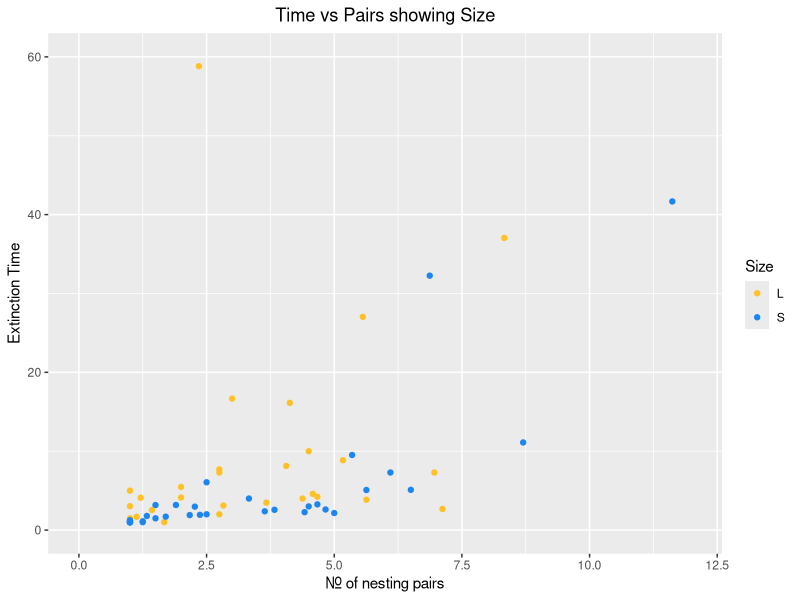
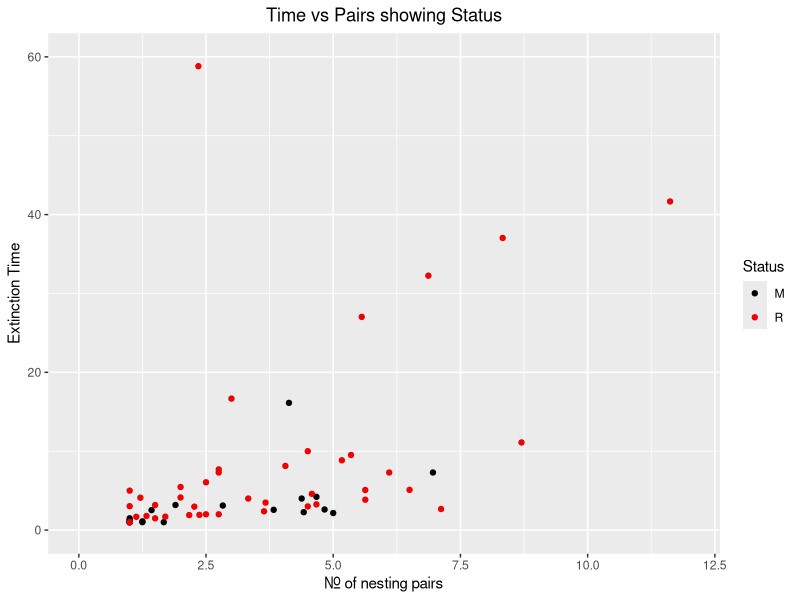
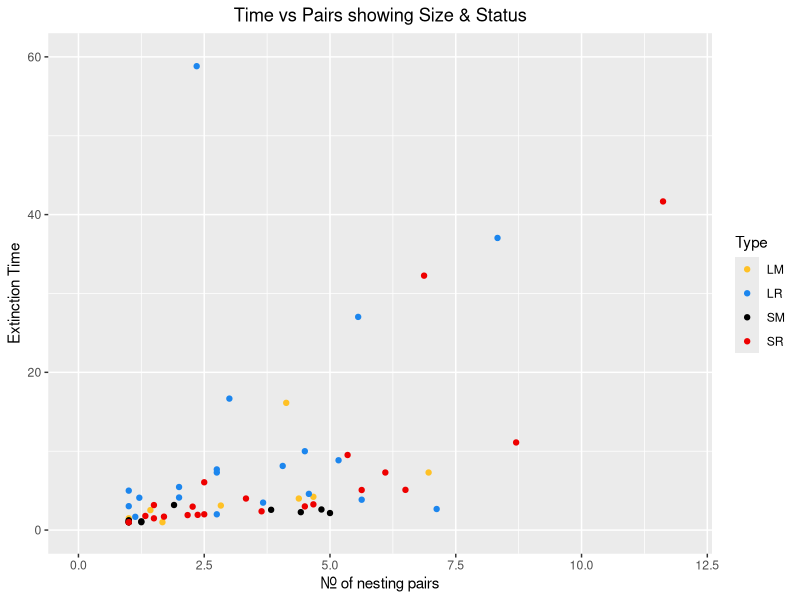
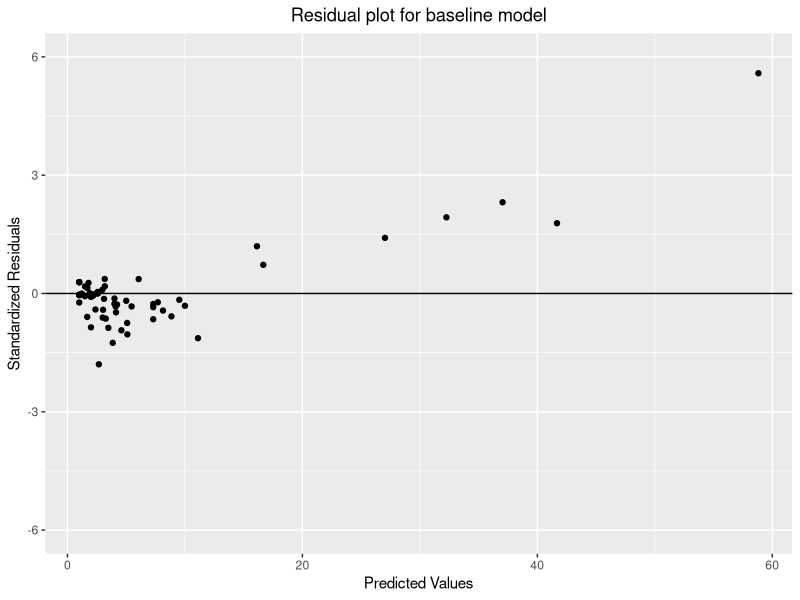
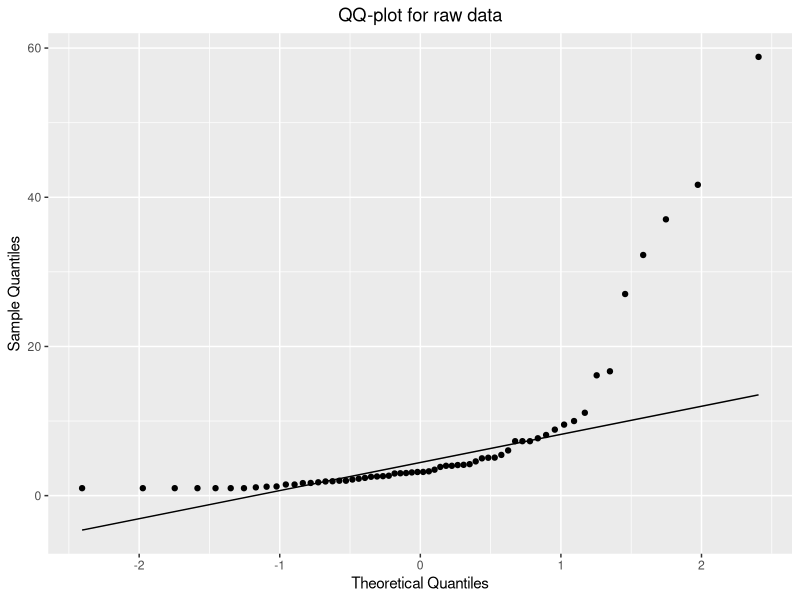
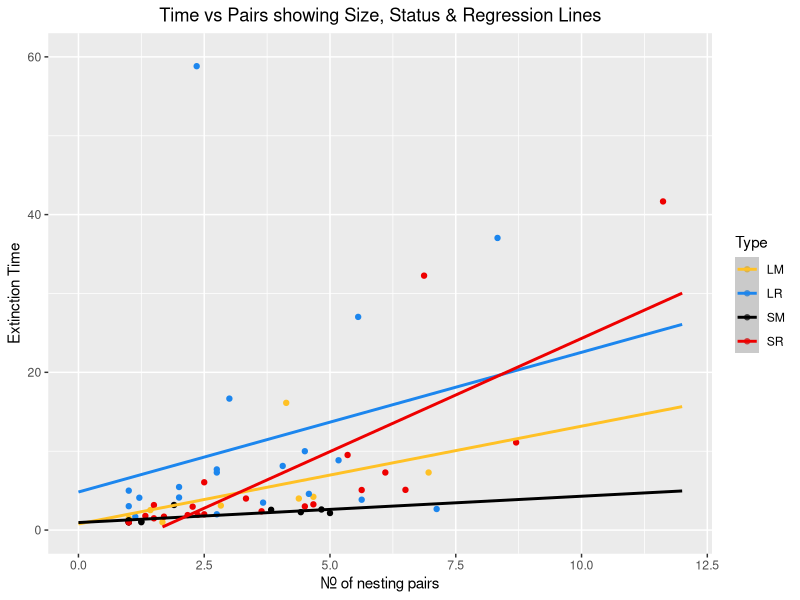
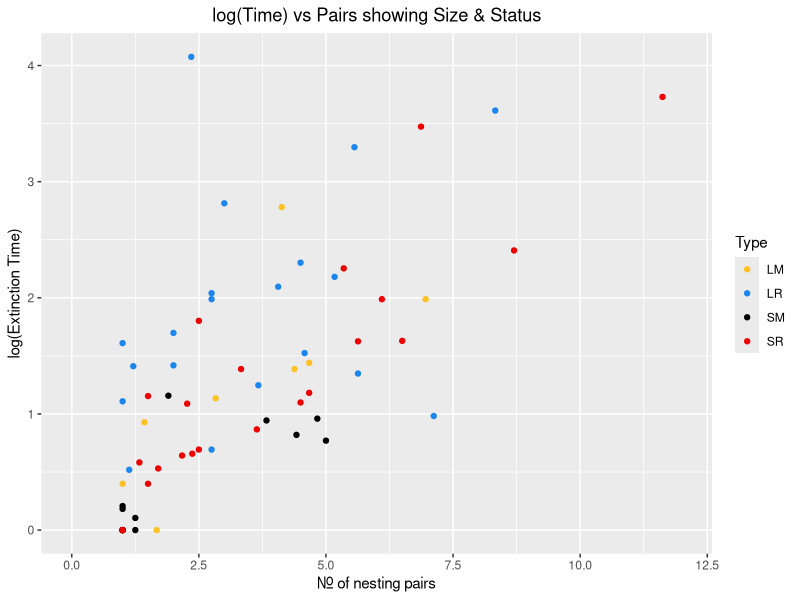
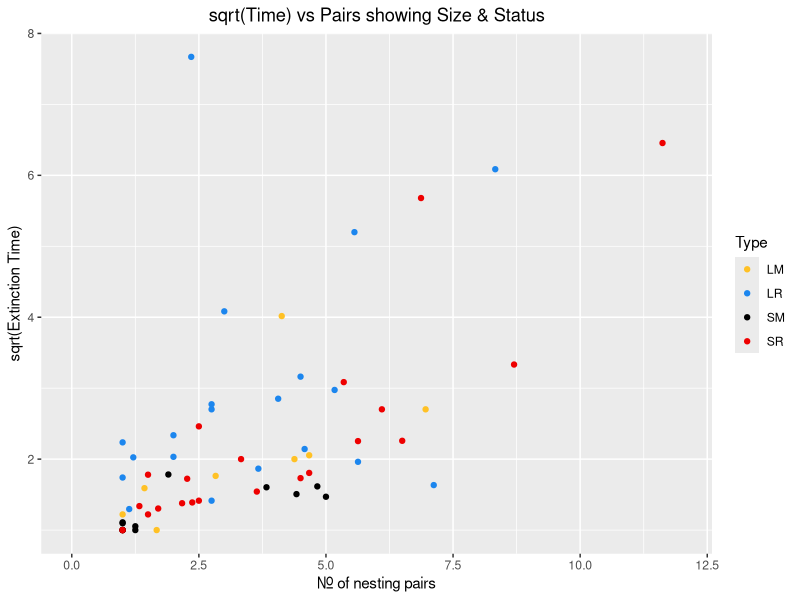

Generate these figures, in order, with R:
## ---- chunk 1
knitr::opts_chunk$set(warning = FALSE, message = FALSE) 
## ---- chunk 2
library(tidyverse)
## ---- chunk 3
data <- read.csv("Factors Affecting Extinction.csv")
head(data)
## ---- chunk 4

ggplot(data, aes(Pairs, Time,col=Size)) + geom_point() + ggtitle("Time vs Pairs showing Size")+ ylab("Extinction Time")  + xlab("Nr. of nesting pairs") + theme(plot.title = element_text(hjust = 0.5))+ xlim(c(0,12)) + ylim(c(0,60)) + scale_color_manual(values = c("goldenrod1","dodgerblue2"))

ggplot(data, aes(Pairs, Time,col=Status)) + geom_point() + ggtitle("Time vs Pairs showing Status")+ ylab("Extinction Time")  + xlab("Nr. of nesting pairs") + theme(plot.title = element_text(hjust = 0.5))+ xlim(c(0,12)) + ylim(c(0,60)) + scale_color_manual(values= c("black", "red2"))

data.for.plot <- data
data.for.plot$Type <- paste(data.for.plot$Size, data.for.plot$Status, sep="")

ggplot(data.for.plot, aes(Pairs, Time,col = Type)) + geom_point() + ggtitle("Time vs Pairs showing Size & Status")+ ylab("Extinction Time")  + xlab("Nr. of nesting pairs") + theme(plot.title = element_text(hjust = 0.5))+ xlim(c(0,12)) + ylim(c(0,60)) + scale_color_manual(values = c("goldenrod1","dodgerblue2", "black", "red2"))

## ---- chunk 5

lm.base <- lm(formula = Time ~ Pairs + Size + Status + Pairs*Size + Pairs*Status + Size*Status + Pairs*Size*Status, data)
summary(lm.base)

## ---- chunk 6
residual.ylim <- ylim(c(-6,6))
standard_res <- rstandard(lm.base)
final_data <- cbind(data, standard_res)
ggplot(final_data) + geom_point(aes(Time, standard_res)) + geom_abline(slope = 0) + residual.ylim + ggtitle("Residual plot for baseline model") + ylab("Standardized Residuals") + xlab("Predicted Values") + theme(plot.title = element_text(hjust = 0.5))

## ---- chunk 7

ggplot(data, aes(sample = Time)) + stat_qq() + stat_qq_line() + ylab("Sample Quantiles") + xlab("Theoretical Quantiles") + ggtitle("QQ-plot for raw data") + theme(plot.title = element_text(hjust = 0.5))

## ---- chunk 8
ggplot(data.for.plot, aes(Pairs, Time,col = Type)) + geom_point() + ggtitle("Time vs Pairs showing Size, Status & Regression Lines")+ ylab("Extinction Time")  + xlab("Nr. of nesting pairs") + theme(plot.title = element_text(hjust = 0.5))+ xlim(c(0,12)) + ylim(c(0,60)) + scale_color_manual(values = c("goldenrod1","dodgerblue2", "black","red2")) + stat_smooth(method = "lm", fullrange=T, level=0)

## ---- chunk 9
# log transformation
ggplot(data.for.plot, aes(Pairs, log(Time),col = Type)) + geom_point() + ggtitle("log(Time) vs Pairs showing Size & Status")+ ylab("log(Extinction Time)")  + xlab("Nr. of nesting pairs") + theme(plot.title = element_text(hjust = 0.5))+ xlim(c(0,12)) + scale_color_manual(values = c("goldenrod1","dodgerblue2", "black", "red2"))

# sqrt transformation
ggplot(data.for.plot, aes(Pairs, sqrt(Time),col = Type)) + geom_point() + ggtitle("sqrt(Time) vs Pairs showing Size & Status")+ ylab("sqrt(Extinction Time)")  + xlab("Nr. of nesting pairs") + theme(plot.title = element_text(hjust = 0.5))+ xlim(c(0,12)) + scale_color_manual(values = c("goldenrod1","dodgerblue2", "black", "red2"))

# inverse transformation

ggplot(data.for.plot, aes(Pairs, 1/(Time),col = Type)) + geom_point() + ggtitle("1/Time vs Pairs showing Size & Status")+ ylab("1/(Extinction Time)")  + xlab("Nr. of nesting pairs") + theme(plot.title = element_text(hjust = 0.5))+ xlim(c(0,12)) + scale_color_manual(values = c("goldenrod1","dodgerblue2", "black", "red2"))



## ---- chunk 10

lm.log <- lm(formula = log(Time) ~ Pairs + Size + Status + Pairs*Size + Pairs*Status + Size*Status + Pairs*Size*Status, data)
lm.sqrt<- lm(formula = sqrt(Time) ~ Pairs + Size + Status + Pairs*Size + Pairs*Status + Size*Status + Pairs*Size*Status, data)
lm.inv <- lm(formula = 1/(Time) ~ Pairs + Size + Status + Pairs*Size + Pairs*Status + Size*Status + Pairs*Size*Status, data)
summary(lm.log)
summary(lm.sqrt)
summary(lm.inv)

## ---- chunk 11

# log residual
standard_res.log <- rstandard(lm.log)
final_data.log <- cbind(data, standard_res.log)
ggplot(final_data.log) + geom_point(aes(log(Time), standard_res.log)) + geom_abline(slope = 0) + residual.ylim + ggtitle("Residual plot for log transformed model") + ylab("Standardized Residuals") + xlab("Predicted Values") + theme(plot.title = element_text(hjust = 0.5))

# sqrt residual
standard_res.sqrt <- rstandard(lm.sqrt)
final_data.sqrt <- cbind(data, standard_res.sqrt)
ggplot(final_data.sqrt) + geom_point(aes(sqrt(Time), standard_res.sqrt)) + geom_abline(slope = 0) + residual.ylim + ggtitle("Residual plot for baseline sqrt transformed model") + ylab("Standardized Residuals") + xlab("Predicted Values") + theme(plot.title = element_text(hjust = 0.5))

# inverse residual
standard_res.inv <- rstandard(lm.inv)
final_data.inv <- cbind(data, standard_res.inv)

ggplot(final_data.inv) + geom_point(aes(1/Time, standard_res.inv)) + geom_abline(slope = 0) + residual.ylim + ggtitle("Residual plot for inversely transformed model") + ylab("Standardized Residuals") + xlab("Predicted Values") + theme(plot.title = element_text(hjust = 0.5))

## ---- chunk 12
# log qqplot
ggplot(data, aes(sample = log(Time))) + stat_qq() + stat_qq_line() + ylab("Sample Quantiles") + xlab("Theoretical Quantiles") + ggtitle("QQ-plot for log transformed data") + theme(plot.title = element_text(hjust = 0.5)) 

# sqrt qqplot
ggplot(data, aes(sample = sqrt(Time))) + stat_qq() + stat_qq_line() + ylab("Sample Quantiles") + xlab("Theoretical Quantiles") + ggtitle("QQ-plot for sqrt transformed data") + theme(plot.title = element_text(hjust = 0.5)) 

# inverse qqplot
ggplot(data, aes(sample = 1/(Time))) + ylab("Sample Quantiles") + xlab("Theoretical Quantiles") + ggtitle("QQ-plot for inversely transformed data") + theme(plot.title = element_text(hjust = 0.5)) + stat_qq() + stat_qq_line()



## ---- chunk 13

ggplot(data.for.plot, aes(Pairs, 1/(Time),col = Type)) + geom_point() + ggtitle("1/Time vs Pairs showing Size, Status & Regression Lines")+ ylab("1/(Extinction Time)") + xlab("Nr. of nesting pairs") + theme(plot.title = element_text(hjust = 0.5))+ xlim(c(0,12)) + scale_color_manual(values = c("goldenrod1","dodgerblue2", "black","red2")) + stat_smooth(method = "lm", fullrange=T, level=0)
## ---- chunk 14
ckd.inv <- cooks.distance(lm.inv)
mask <- which(ckd.inv > 0.2)
outliers <- data[c(which(ckd.inv > 0.2)),]
data.outlier.plot <- data
data.outlier.plot$name.plot <- "Others"
for (i in 1:3) {
  data.outlier.plot$name.plot[mask[i]] <- outliers$Species[i]  
}

ggplot(lm.inv, aes(seq_along(.cooksd),.cooksd)) + geom_col(aes(fill = data.outlier.plot$name.plot)) + ylab("Cooks distance") + xlab("Index") + guides(fill = guide_legend(title="Birds")) + ggtitle("Birds with significant cooks distance") + theme(plot.title = element_text(hjust = 0.5)) + scale_fill_manual(values = c("firebrick2", "mediumpurple", "black", "goldenrod2"))


## ---- chunk 15

ggplot(data.outlier.plot) + geom_point(aes(Pairs, 1/Time, col = name.plot)) + scale_color_manual(values = c("firebrick2", "mediumpurple", "black", "goldenrod2")) + ggtitle("Scatterplot for inversely transformed data \nwith cooks distance highlighted") + theme(plot.title = element_text(hjust=0.5))

standard_res.inv <- rstandard(lm.inv)
final_data.inv <- cbind(data.outlier.plot, standard_res.inv)

ggplot(final_data.inv) + geom_point(aes(1/Time, standard_res.inv, col = name.plot)) + geom_abline(slope = 0) + residual.ylim + ggtitle("Residual plot for inversely transformed model \nwith cooks distance highlighted") + ylab("Standardized Residuals") + xlab("Predicted Values") + theme(plot.title = element_text(hjust = 0.5)) + scale_color_manual(values = c("firebrick2", "mediumpurple", "black", "goldenrod2"))


## ---- chunk 16

data.minOutliers <- data[-c(which(ckd.inv > 0.2)),]
lm.inv.minOutliers <- lm(formula = 1/(Time) ~ Pairs + Size + Status + Pairs*Size + Pairs*Status + Size*Status + Pairs*Size*Status, data.minOutliers)

summary(lm.inv)
summary(lm.inv.minOutliers)

## ---- chunk 17

data.minOutliers.forPlot <- data.for.plot[-c(which(ckd.inv > 0.2)),]

ggplot(data.minOutliers.forPlot, aes(Pairs, 1/(Time), col=Type)) + geom_point() + ggtitle("1/Time vs Pairs showing Size, Status & Regression Lines minus outliers")+ ylab("1/(Extinction Time)") + xlab("Nr. of nesting pairs") + theme(plot.title = element_text(hjust = 0.5))+ xlim(c(0,12)) + ylim(c(0,1)) + stat_smooth(method = "lm", fullrange=T, level=0) + scale_color_manual(values = c("goldenrod1","dodgerblue2", "black","red2")) 

ggplot(data.for.plot, aes(Pairs, 1/(Time), col=Type)) + geom_point() + ggtitle("1/Time vs Pairs showing Size, Status & Regression Lines")+ ylab("1/(Extinction Time)") + xlab("Nr. of nesting pairs") + theme(plot.title = element_text(hjust = 0.5))+ xlim(c(0,12)) + ylim(c(0,1))+ stat_smooth(method = "lm", fullrange=T, level=0) + scale_color_manual(values = c("goldenrod1","dodgerblue2", "black","red2")) 



## ---- chunk 18

# log independent variable transformation
ggplot(data.for.plot, aes(Pairs, log(Time),col = Type)) + geom_point() + ggtitle("Time vs log(Pairs) showing Size & Status")+ ylab("Extinction Time")  + xlab("log(Nr. of nesting pairs)") + theme(plot.title = element_text(hjust = 0.5))+ xlim(c(0,12)) + scale_color_manual(values = c("goldenrod1","dodgerblue2", "black", "red2"))

# sqrt independent variable transformation
ggplot(data.for.plot, aes(Pairs, sqrt(Time),col = Type)) + geom_point() + ggtitle("Time vs sqrt(Pairs) showing Size & Status")+ ylab("Extinction Time")  + xlab("sqrt(Nr. of nesting pairs)") + theme(plot.title = element_text(hjust = 0.5))+ xlim(c(0,12)) + scale_color_manual(values = c("goldenrod1","dodgerblue2", "black", "red2"))

# inverse independent variable transformation

ggplot(data.for.plot, aes(Pairs, 1/(Time),col = Type)) + geom_point() + ggtitle("Time vs 1/Pairs showing Size & Status")+ ylab("Extinction Time")  + xlab("1/(Nr. of nesting pairs)") + theme(plot.title = element_text(hjust = 0.5))+ xlim(c(0,12)) + scale_color_manual(values = c("goldenrod1","dodgerblue2", "black", "red2"))



## ---- chunk 19

lm.ind.log <- lm(formula = Time ~ log(Pairs) + Size + Status + log(Pairs)*Size + log(Pairs)*Status + Size*Status + log(Pairs)*Size*Status, data)
lm.ind.sqrt<- lm(formula = Time ~ sqrt(Pairs) + Size + Status + sqrt(Pairs)*Size + sqrt(Pairs)*Status + Size*Status + sqrt(Pairs)*Size*Status, data)
lm.ind.inv <- lm(formula = Time ~ 1/(Pairs) + Size + Status + (1/(Pairs))*Size + (1/(Pairs))*Status + Size*Status + (1/(Pairs))*Size*Status, data)
summary(lm.ind.log)
summary(lm.ind.sqrt)
summary(lm.ind.inv)


## ---- chunk 20

m1 <- lm(formula = 1/(Time) ~ Pairs, data)
m2 <- lm(formula = 1/(Time) ~ Pairs + Size, data)
m3 <- lm(formula = 1/(Time) ~ Pairs + Size + Pairs*Size, data)
m4 <- lm(formula = 1/(Time) ~ Pairs + Status, data)
m5 <- lm(formula = 1/(Time) ~ Pairs + Status + Pairs * Status, data)
m6 <- lm(formula = 1/(Time) ~ Pairs + Size + Status, data)
m7 <- lm(formula = 1/(Time) ~ Pairs + Size + Status + Pairs*Size, data)
m8 <- lm(formula = 1/(Time) ~ Pairs + Size + Status + Pairs*Status, data)
m9 <- lm(formula = 1/(Time) ~ Pairs + Size + Status + Pairs*Size + Pairs*Status, data)
m10<- lm(formula = 1/(Time) ~ Pairs + Size + Status + Pairs*Size + Pairs*Status + Pairs*Size*Status, data)


anova(m10, m1)
anova(m10, m2)
anova(m10, m3)
anova(m10, m4)
anova(m10, m5)
anova(m10, m6)
anova(m10, m7)
anova(m10, m8)
anova(m10, m9)

## ---- chunk 21
summary(m9)
## ---- chunk 22
data.final <- cbind(data.for.plot, predict(m9))

vSR.slope <- (-0.09340) + (1*(-0.04936)) + (1*0.06355)
vSR.intercept <- 0.67505 + (1*0.37217) + (1*-0.35078)
vLR.slope <- (-0.09340) + (0*(-0.04936)) + (1*0.06355)
vLR.intercept <- 0.67505 + (0*0.37217) + (1*-0.35078)
vSM.slope <- (-0.09340) + (1*(-0.04936)) + (0*0.06355)
vSM.intercept <- 0.67505 + (1*0.37217) + (0*-0.35078)
vLM.slope <- (-0.09340) + (0*(-0.04936)) + (0*0.06355)
vLM.intercept <- 0.67505 + (0*0.37217) + (0*-0.35078)

ggplot(data.for.plot, aes(Pairs, 1/(Time), col=Type)) + geom_point() + ggtitle("1/Time vs Pairs showing Size, Status & \nRegression Lines for full model")+ ylab("1/(Extinction Time)") + xlab("Nr. of nesting pairs") + theme(plot.title = element_text(hjust = 0.5))+ xlim(c(0,12)) + ylim(c(0,1))+ stat_smooth(method = "lm", fullrange=T, level=0) + scale_color_manual(values = c("goldenrod1","dodgerblue2", "black","red2")) 


my_cols <- c("goldenrod1","dodgerblue2", "black","red2")
ggplot(data.final, aes(Pairs, 1/(Time), col=Type)) + geom_point() + ggtitle("1/Time vs Pairs showing Size, Status & \nRegression Lines for reduced model")+ ylab("1/(Extinction Time)") + xlab("Nr. of nesting pairs") + theme(plot.title = element_text(hjust = 0.5))+ xlim(c(0,12)) + ylim(c(0,1)) + scale_color_manual(values = my_cols) + 
  geom_abline(slope = vSR.slope, intercept = vSR.intercept, col=my_cols[4], linewidth = 1) +
  geom_abline(slope = vLR.slope, intercept = vLR.intercept, col=my_cols[2], linewidth = 1) +
  geom_abline(slope = vSM.slope, intercept = vSM.intercept, col=my_cols[3], linewidth = 1) +
  geom_abline(slope = vLM.slope, intercept = vLM.intercept, col=my_cols[1], linewidth = 1)





